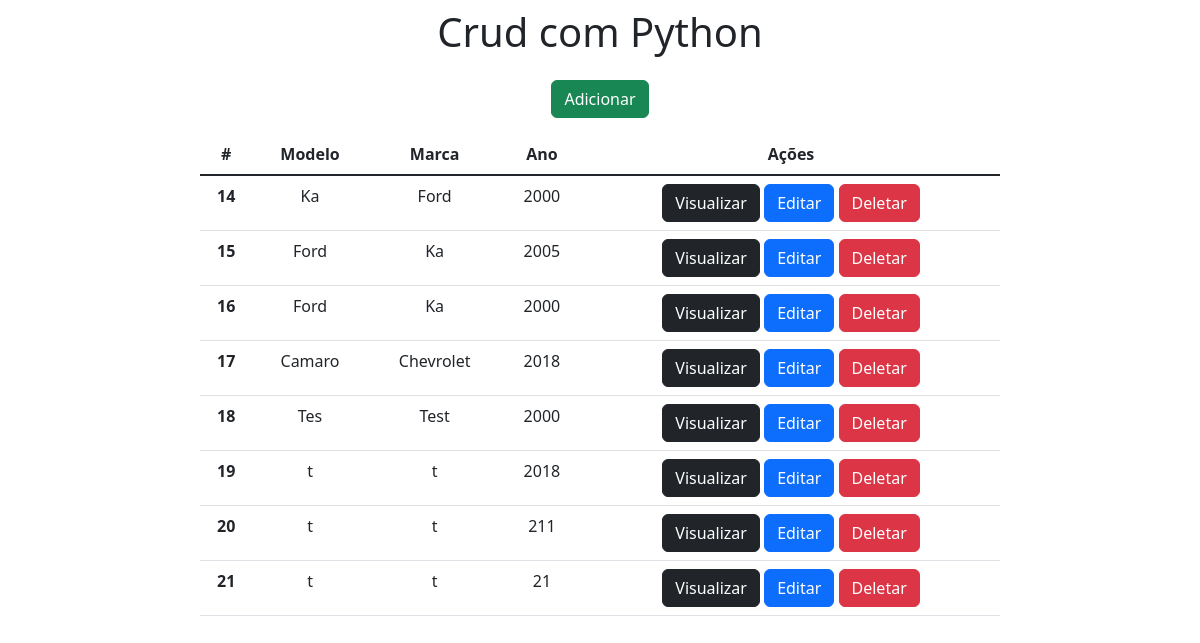
The page / on the database its author committed.
### app/models.py (models this page shows)
class Carros(models.Model):
    Modelo = models.CharField(max_length=150)
    Marca  = models.CharField(max_length=30)
    Ano    = models.IntegerField()

### app/views.py (the view)
# urls.py: 2. Add a URL to urlpatterns:  path('', views.Home, name='home')
def home(request):
    data = {}
    data['db'] = Carros.objects.all()
    return render(request, 'index.html', data)

### app/templates/index.html (shortened to what this page needs)
<!DOCTYPE html>
<html lang="pt-br">
<head>
    <link href="https://cdn.jsdelivr.net/npm/bootstrap@5.2.3/dist/css/bootstrap.min.css" rel="stylesheet">
</head>
<body>
    <div class="col-8 m-auto pt-2 pb-2 text-center">
        <h1>Crud com Python</h1>
    </div>
    <div class="col-8 m-auto pt-2 pb-2 text-center">
        <a href="/form" class="btn btn-success">Adicionar</a>
    </div>
    <div class="col-8 m-auto pt-2 pb-2 text-center">
        <table class="table">
          <thead>
            <tr>
              <th scope="col">#</th>
              <th scope="col">Modelo</th>
              <th scope="col">Marca</th>
              <th scope="col">Ano</th>
              <th scope="col">Ações</th>
            </tr>
          </thead>
          <tbody class="table-group-divider">
          {% for dbs in db %}
            <tr>
              <th>{{dbs.id}}</th>
              <td>{{dbs.Modelo}}</td>
              <td>{{dbs.Marca}}</td>
              <td>{{dbs.Ano}}</td>
                <td>
                    <a href="/view/{{dbs.id}}/" class="btn btn-dark">Visualizar</a>
                    <a href="/edit/{{dbs.id}}/" class="btn btn-primary">Editar</a>
                    <a href="/delete/{{dbs.id}}/" class="btn btn-danger btnDel">Deletar</a>
                </td>
            </tr>
            {% endfor %}
          </tbody>
        </table>
    </div>
    {% load static %}
</body>
</html>

### rows shown on the page
Carros: id "14", Modelo "Ka", Marca "Ford", Ano "2000"
Carros: id "15", Modelo "Ford", Marca "Ka", Ano "2005"
Carros: id "16", Modelo "Ford", Marca "Ka", Ano "2000"
Carros: id "17", Modelo "Camaro", Marca "Chevrolet", Ano "2018"
Carros: id "18", Modelo "Tes", Marca "Test", Ano "2000"
Carros: id "19", Modelo "t", Marca "t", Ano "2018"
Carros: id "20", Modelo "t", Marca "t", Ano "211"
Carros: id "21", Modelo "t", Marca "t", Ano "21"
